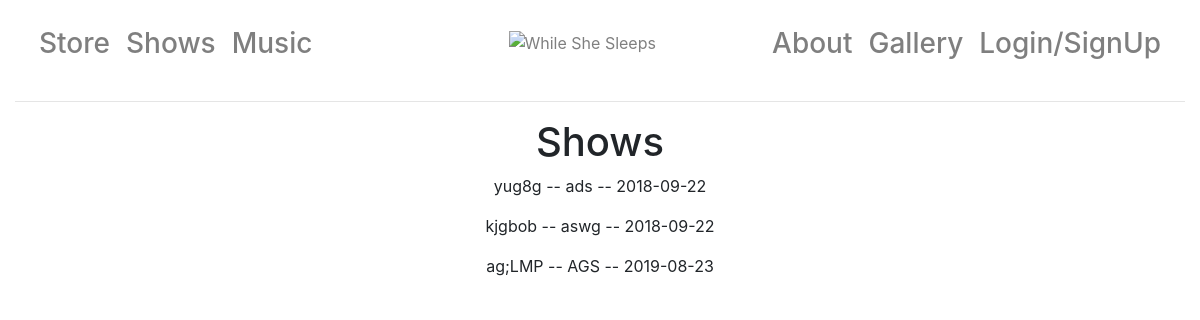
/shows, run on the app's committed database.
### app/models.py (models this page shows, shortened)
class Concerts(db.Model):
    id = db.Column(db.Integer, primary_key=True)
    location = db.Column(db.String(40))
    venue = db.Column(db.String(40))
    thedate = db.Column(db.Date)
    date = db.Column(db.String(10))

### app/routes.py (the view)
@app.route("/shows")
def shows():
    return render_template("shows.html", title="Shows-", concerts=Concerts.query.all())

### app/templates/shows.html
{%  extends "layout.html" %}
{% block body %}
<div class="text-center">
    <h1>Shows</h1>
    {% for i in concerts %}
        <p>{{ i.location }} -- {{ i.venue }} -- {{ i.thedate }}</p>
    {% endfor %}
</div>
{% endblock %}

### app/templates/layout.html (style rules this page uses)
:root { --blue:#007bff;--indigo:#6610f2;--purple:#6f42c1;--pink:#e83e8c;--red:#dc3545;--orange:#fd7e14;--yellow:#ffc107;--green:#28a745;--teal:#20c997;--cyan:#17a2b8;--white:#fff;--gray:#6c757d;--gray-dark:#343a40;--primary:#007bff;--secondary:#6c757d;--success:#28a745;--info:#17a2b8;--warning:#ffc107;--danger:#dc3545;--light:#f8f9fa;--dark:#343a40;--breakpoint-xs:0;--breakpoint-sm:576px;--breakpoint-md:768px;--breakpoint-lg:992px;--breakpoint-xl:1200px;--font-family-sans-serif:-apple-system,BlinkMacSystemFont,"Segoe UI",Roboto,"Helvetica Neue",Arial,sans-serif,"Apple Color Emoji","Segoe UI Emoji","Segoe UI Symbol";--font-family-monospace:SFMono-Regular,Menlo,Monaco,Consolas,"Liberation Mono","Courier New",monospace }
*,::after,::before { box-sizing:border-box }
html { font-family:sans-serif;line-height:1.15;-webkit-text-size-adjust:100%;-ms-text-size-adjust:100%;-ms-overflow-style:scrollbar;-webkit-tap-highlight-color:transparent }
body { margin:0;font-family:-apple-system,BlinkMacSystemFont,"Segoe UI",Roboto,"Helvetica Neue",Arial,sans-serif,"Apple Color Emoji","Segoe UI Emoji","Segoe UI Symbol";font-size:1rem;font-weight:400;line-height:1.5;color:#212529;text-align:left;background-color:#fff }
h1,h2,h3,h4,h5,h6 { margin-top:0;margin-bottom:.5rem }
p { margin-top:0;margin-bottom:1rem }
.h1,.h2,.h3,.h4,.h5,.h6,h1,h2,h3,h4,h5,h6 { margin-bottom:.5rem;font-family:inherit;font-weight:500;line-height:1.2;color:inherit }
.h1,h1 { font-size:2.5rem }

### data on the page
Concerts: location "yug8g", venue "ads", thedate "2018-09-22"
Concerts: location "kjgbob", venue "aswg", thedate "2018-09-22"
Concerts: location "ag;LMP", venue "AGS", thedate "2019-08-23"
